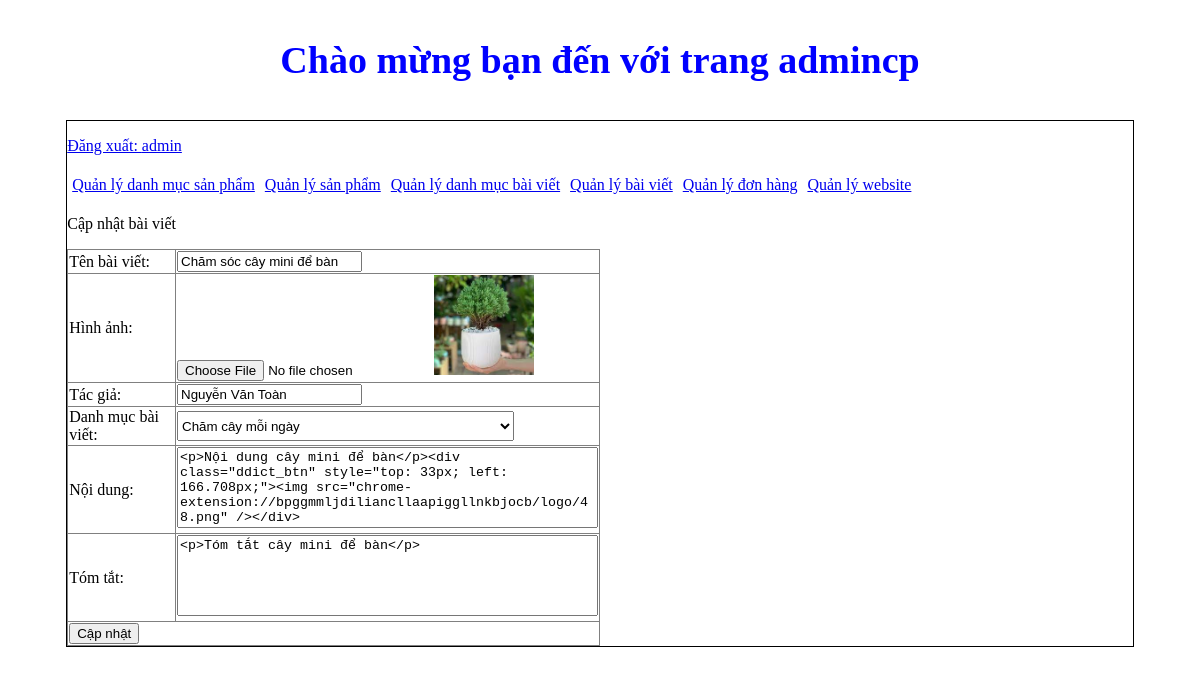
The page /admincp/index.php?action=quanlybaiviet&query=sua&idbaiviet=14 (signed in) on the database its author committed.
### tables this page shows
CREATE TABLE `tbl_baiviet` (
  `id` int(11) NOT NULL,
  `tenbaiviet` varchar(255) NOT NULL,
  `noidung` longtext NOT NULL,
  `tomtat` longtext NOT NULL,
  `id_danhmuc` int(11) NOT NULL,
  `hinhanh` varchar(255) NOT NULL,
  `tacgia` varchar(50) NOT NULL,
  `tinhtrang` int(11) NOT NULL
);

### admincp/modules/quanlybaiviet/sua.php (the view)
<?php
    $sql_suabv = "SELECT * from tbl_baiviet
    where id = '$_GET[idbaiviet]'
    limit 1";
    $row_suabaiviet = mysqli_query($mysqli,$sql_suabv);
?>
<p>Cập nhật bài viết</p>
<?php
while($row = mysqli_fetch_array($row_suabaiviet)){
?>
<form action="modules/quanlybaiviet/xuly.php?idbaiviet=<?php echo $row['id'] ?>" method="post" enctype="multipart/form-data">
  <table border = '1' width = '50%' style="border-collapse: collapse;">
    <tr>
      <td>Tên bài viết:</td>
      <td><input type="text" name="tenbaiviet" id="" value="<?php echo $row['tenbaiviet'] ?>"></td>
    </tr>
    <tr>
      <td>Hình ảnh:</td>
      <td>
        <input type="file" name="hinhanh" >
        <img src="modules/quanlybaiviet/uploads/<?php echo $row['hinhanh'];?>" alt="ảnh minh họa" width="100px">
      </td>
    </tr>
    <tr>
      <td>Tác giả: </td>
      <td><input type="text" name="tacgia" id="" value="<?php echo $row['tacgia'] ?>"></td>
    </tr>
    <tr>
      <td>Danh mục bài viết:</td>
      <td>
        <select name="danhmucbaiviet" style="width: 80%; height: 30px;">
          <?php
          $sql_danhmucbaiviet = "SELECT * from tbl_danhmucbaiviet order by id_baiviet desc";
          $query_danhmuc = mysqli_query($mysqli,$sql_danhmucbaiviet);
          while($row_danhmuc = mysqli_fetch_array($query_danhmuc)){
            if($row_danhmuc['id_baiviet'] == $row['id_danhmuc']){
          ?>
          <option selected value="<?php echo $row_danhmuc['id_baiviet']; ?>"><?php echo $row_danhmuc['tendanhmuc_baiviet']; ?></option>
          <?php
            }
            else{
              ?>
            <option value="<?php echo $row_danhmuc['id_baiviet']; ?>"><?php echo $row_danhmuc['tendanhmuc_baiviet']; ?></option>
              <?php
            }
          }
          ?>
        </select>
      </td>
      </tr>
    <tr>
      <td>Nội dung:</td>
      <td><textarea name="noidung" rows="5" cols="50" style="resize: none;"><?php echo $row['noidung'] ?></textarea></td>
    </tr>
    <tr>
      <td>Tóm tắt:</td>
      <td><textarea name="tomtat" rows="5" cols="50" style="resize: none;"><?php echo $row['tomtat'] ?></textarea></td>
    </tr>
    <tr>
      <td colspan="2"><input type="submit" name="suabaiviet" id="" value="Cập nhật"></td>
    </tr>
  </table>
</form>
<?php
}
?>

### rows shown on the page
tbl_baiviet: tenbaiviet "Chăm sóc cây mini để bàn", hinhanh (picture), tacgia "Nguyễn Văn Toàn", noidung "<p>Nội dung cây mini để bàn</p><div class=\"ddict_btn\" style=\"top: 33px; left: 166.708px;\"><img src=\"chrome-extension://bpggmmljdiliancllaapiggllnkbjocb/logo/48.png\" /></div>", tomtat "<p>Tóm tắt cây mini để bàn</p>"

### other values the page prints
$_SESSION['dangnhap'] "admin"
form field danhmucbaiviet "Chăm cây mỗi ngày"
